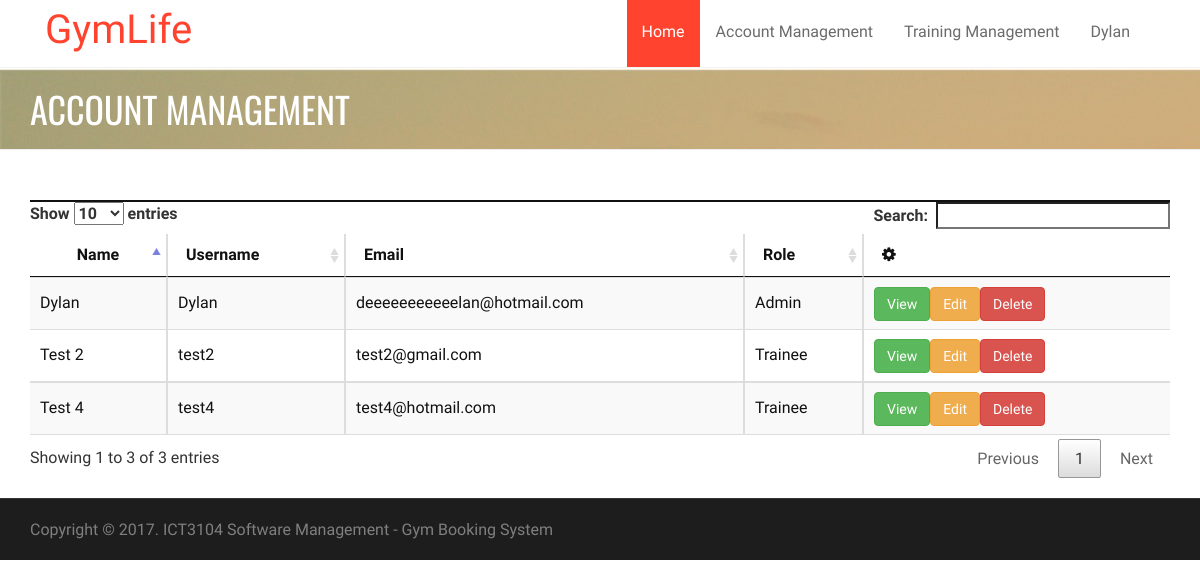
/admin/user.php (signed in), run on an earlier commit of the app's database.
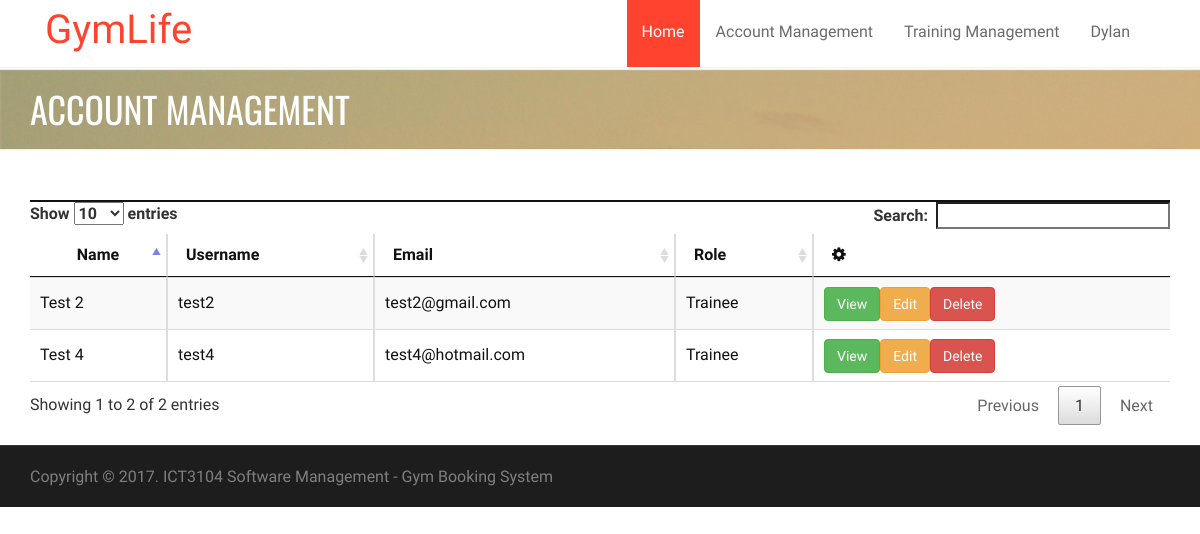
And on a later commit of the database.
### tables this page shows
CREATE TABLE IF NOT EXISTS `user` (
  `userID` int(11) NOT NULL,
  `roleID` int(11) NOT NULL,
  `name` varchar(255) NOT NULL,
  `userName` varchar(15) NOT NULL,
  `email` varchar(255) NOT NULL,
  `contactNumber` int(11) NOT NULL,
  `password` varchar(255) NOT NULL,
  `status` int(11) NOT NULL,
  `passwordChange` bit(1) NOT NULL
);

### db.class.php (called while the page is built, shortened)
<?php
class DB {
  protected static $mdb = null;
  public static function getMDB() {
    $mdb = DB::$mdb;
    if ($mdb === null) {
      $mdb = DB::$mdb = new MeekroDB();
    }
    return $mdb;
  }
  public static function query() { $args = func_get_args(); return call_user_func_array(array(DB::getMDB(), 'query'), $args); }
}
class MeekroDB {
  public $encoding = 'latin1';
  public $connect_options = array(MYSQLI_OPT_CONNECT_TIMEOUT => 30);
  public $internal_mysql = null;
  public function __construct($host=null, $user=null, $password=null, $dbName=null, $port=null, $encoding=null) {
    if ($encoding === null) $encoding = DB::$encoding;
    $this->encoding = $encoding;
  }
  public function get() {
    $mysql = $this->internal_mysql;
    if (!($mysql instanceof MySQLi)) {
      $mysql = new mysqli();
      foreach ($this->connect_options as $key => $value) {
        $mysql->options($key, $value);
      }
      $mysql->set_charset($this->encoding);
      $this->internal_mysql = $mysql;
    }
    return $mysql;
  }
  protected function preparseQueryParams() {
    $args = func_get_args();
    $sql = trim(strval(array_shift($args)));
    $args_all = $args;
    if (count($args_all) == 0) return array($sql);
    $chunkyQuery = array();
    return $chunkyQuery;
  }
  protected function parseQueryParams() {
    $args = func_get_args();
    $chunkyQuery = call_user_func_array(array($this, 'preparseQueryParams'), $args);
    $query = '';
    foreach ($chunkyQuery as $chunk) {
      if (is_string($chunk)) {
        $query .= $chunk;
        continue;
      }
      $result = '';
      $query .= $result;
    }
    return $query;
  }
  protected function prependCall($function, $args, $prepend) { array_unshift($args, $prepend); return call_user_func_array($function, $args); }
  public function query() { $args = func_get_args(); return $this->prependCall(array($this, 'queryHelper'), $args, 'assoc'); }
  protected function queryHelper() {
    $args = func_get_args();
    $type = array_shift($args);
    $db = $this->get();
    $is_buffered = true;
    $row_type = 'assoc';
    $full_names = false;
    $sql = call_user_func_array(array($this, 'parseQueryParams'), $args);
    $result = $db->query($sql, $is_buffered ? MYSQLI_STORE_RESULT : MYSQLI_USE_RESULT);
    $return = array();
    while ($row = ($row_type == 'assoc' ? $result->fetch_assoc() : $result->fetch_row())) {
      $return[] = $row;
    }
    return $return;
  }
}
?>

### admin/user.php (the view, shortened to what this page needs)
<!doctype html>
<html lang="en">
    <head>
        <link rel="stylesheet" href="../asset/bootstrap/css/bootstrap.min.css" type="text/css">
        <link rel="stylesheet" href="../asset/font-awesome/css/font-awesome.min.css" type="text/css">
        <link rel="stylesheet" href="../asset/css/owl.carousel.css" type="text/css">
        <link rel="stylesheet" href="../asset/css/owl.theme.css" type="text/css">
        <link rel="stylesheet" href="../asset/css/owl.transitions.css" type="text/css">
        <link rel="stylesheet" type="text/css" href="../asset/css/animate.css">
        <link rel="stylesheet" type="text/css" href="../asset/css/lightbox.css">
        <link rel="stylesheet" type="text/css" href="../asset/css/style.css">
        <link rel="stylesheet" type="text/css" href="../asset/css/responsive.css">
        <link rel="stylesheet" type="text/css" href="../asset/css/table.css">
        <link rel="stylesheet" href="../asset/plugins/sweetalert-master/sweet-alert.css">
        <link rel="stylesheet" href="../asset/plugins/DataTables/css/jquery.dataTables.css">
    </head>
    <body>
        <?php require_once('../header.php'); ?>
        <div class="page-header">
            <div class="overlay">
                <div class="container">
                    <div class="row">
                        <div class="col-md-12">
                            <h1>Account Management</h1>
                        </div>
                    </div>
                </div>
            </div>
        </div>
        <section id="about-section" class="about-section">
            <div class="container">
                <div class="row">
                    <div class="col-md-12">
                        <div class="panel panel-default panel-table">
                            <div class="panel-heading">
                            </div>
                            <div class="panel-body">
                                <table id="users" class="table table-striped table-bordered table-list" width="100%">
                                    <thead>
                                        <tr>
                                            <th>Name</th>
                                            <th>Username</th>
                                            <th>Email</th>
                                            <th>Role</th>
                                            <th data-sortable="false"><em class="fa fa-cog"></th>
                                        </tr>
                                    </thead>
                                    <tbody>
                                        <?php
                                        $record = DB::query("SELECT * FROM user WHERE status='2'");
                                        foreach ($record as $row) {
                                            echo "<tr>";
                                            echo "<td>" . $row['name'] . "</td>";
                                            echo "<td>" . $row['userName'] . "</td>";
                                            echo "<td>" . $row['email'] . "</td>";
                                            if ($row['roleID'] == '1') {
                                                echo " <td> Admin </td>";
                                            } elseif ($row['roleID'] == '2') {
                                                echo "<td> Trainer </td>";
                                            } elseif ($row['roleID'] == '3') {
                                                echo "<td> Trainee </td>";
                                            } else {
                                                echo "<td> ERROR </td>";
                                            }
                                            echo "<td>";
                                            echo "<button class='btn btn-success' onclick=\"location.href ='viewUser.php?id=" . $row['userID'] . "' \">View</button>";
                                            echo "<button class='btn btn-warning' onclick=\"location.href ='editUser.php?id=" . $row['userID'] . "' \">Edit</button>";
                                            echo "<button class='btn btn-danger' onclick='dlt(\"" . $row['userID'] . "\")'>Delete</button>";
                                            echo "</td>";
                                            echo "</tr>";
                                        }
                                        ?>
                                    </tbody>
                                </table>
                            </div>
                        </div>
                    </div>
                </div>
            </div>
        <div id="copyright-section" class="copyright-section">
            <div class="container">
                <div class="row">
                    <div class="col-md-7">
                        <div class="copyright">
                            Copyright © 2017. ICT3104 Software Management - Gym Booking System</a>
                        </div>
                    </div>
                </div>
            </div>
        </div>
</body>
</html>

### header.php (shortened to what this page needs)
<?php $path = basename(__DIR__); ?>
<header class="clearfix">
    <div class="navbar navbar-default navbar-top">
        <div class="container">
            <div class="navbar-header">
                <a class="navbar-brand" href="/<?php echo $path; ?>/index.php">GymLife</a>
            </div>
            <div class="navbar-collapse collapse">
                <ul class="nav navbar-nav navbar-right">
                    <li>
                        <a class="active" href="/<?php echo $path; ?>/index.php">Home</a>
                    </li>
					<?php
					if($_SESSION['role']=="admin"){
					?>
                    <li><a href="#" class="dropdown-toggle" data-toggle="dropdown">Account Management</a>
                    </li>
					<li><a href="#" class="dropdown-toggle" data-toggle="dropdown">Training Management</a>
                    </li>
					<?php } ?>
                    <li><a href="#" class="dropdown-toggle" data-toggle="dropdown"><?php echo $_SESSION['name']; ?></a>
                    </li>
                </ul>
            </div>
        </div>
    </div>
</header>

### asset/css/lightbox.css (style rules this page uses)
body:after { content: url(../images/close.png) url(../images/loading.gif) url(../images/prev.png) url(../images/next.png); display: none; }

### asset/css/style.css (style rules this page uses)
body { font-family: 'PT Sans Narrow', Arial, sans-serif; font-size: 16px; color: #111; line-height: 21px; -webkit-font-smoothing: antialiased !important; -moz-osx-font-smoothing: grayscale !important; text-rendering: optimizeLegibility !important; font-smoothing: antialiased !important; vertical-align: baseline; }
ul, ol { list-style: none; }
ul { padding: 0; margin: 0; }
a { transition: color 0.2s ease-in-out; -moz-transition: color 0.2s ease-in-out; -webkit-transition: color 0.2s ease-in-out; -o-transition: color 0.2s ease-in-out; }
a, a:hover, a:focus, a:active { outline: 0; text-decoration: none; }
h1, h2, h3, h4, h5, h6 { font-family: 'Oswald', Arial, sans-serif; font-weight: 400; text-transform: uppercase; margin-top: 0; margin-bottom: 0; }
.page-header { background: url(../images/banner.jpg) no-repeat; padding: 20px 0; margin-top: 1px; }
.page-header h1 { color: #fff; }
.navbar { margin-bottom: 0; background: #fff; border-bottom: 1px solid #f2f2f2 !important; border: none; border-radius: 0; -webkit-border-radius: 0; -moz-border-radius: 0; -o-border-radius: 0; }
.navbar-brand { position: relative; //padding: 27px 0; padding-top: 0; margin: 0!important; transition: all 0.3s ease-in-out; -moz-transition: all 0.3s ease-in-out; -webkit-transition: all 0.3s ease-in-out; -o-transition: all 0.3s ease-in-out; }
a.navbar-brand { font-family: "Kaushan Script","Helvetica Neue",Helvetica,Arial,cursive; font-size: 40px; padding-top: 20px; color: #ff432e !important; }
.navbar-default .navbar-nav { margin-right: 10px!important; position: relative; transition: all 0.4s ease-in-out; -moz-transition: all 0.4s ease-in-out; -webkit-transition: all 0.4s ease-in-out; -o-transition: all 0.4s ease-in-out; }
.navbar-default .navbar-nav > li { margin-left: 1px; }
.navbar-default .navbar-nav > li:first-child { margin-left: 0; }
.navbar-default .navbar-nav > li > a { color: #6b6b6b; display: block; font-size: 16px; line-height: 10px; font-weight: 500; padding: 25px 15px 30px; overflow: hidden; border-top: 2px solid transparent; transition: all 0.3s ease-in-out; -moz-transition: all 0.3s ease-in-out; -webkit-transition: all 0.3s ease-in-out; -o-transition: all 0.3s ease-in-out; }
.navbar-default .navbar-nav > li > a.active, .navbar-default .navbar-nav > li:hover > a { border-top: 2px solid #FF432E; color: #fff; background: #FF432E; //padding: 25px 15px 30px; }
#about-section { padding-top: 30px; padding-bottom: 130px; //background: url(../images/parallax/bg-01.jpg) no-repeat; background-size: cover; background-position: center; }
.panel { border-radius: 0; border: none !important; box-shadow: none !important }
.panel-default > .panel-heading { background: transparent; border: 1px solid #111; border-radius: none; font-weight: 400; }
.panel-body { padding: 15px 10px; border: none !important; color: #111; font-size: 16px; background-color: transparent !important; }
.panel-heading { padding: 0; border-top-left-radius: 0; border-top-right-radius: 0; }
.copyright-section { border-top: 1px solid #363636; font-size: 12px; padding: 20px 0; background: #1d1d1d; color: #7f7f7f; }
.copyright { font-size: 16px; }

### asset/css/table.css (style rules this page uses)
.panel-table .panel-body { padding:0; }
.panel-table .panel-body .table-bordered { border-style: none; margin:0; }
.panel-table .panel-body .table-bordered > thead > tr > th:first-of-type { text-align:center; width: 100px; }
.panel-table .panel-body .table-bordered > thead > tr > th:last-of-type, .panel-table .panel-body .table-bordered > tbody > tr > td:last-of-type { border-right: 0px; }
.panel-table .panel-body .table-bordered > thead > tr > th:first-of-type, .panel-table .panel-body .table-bordered > tbody > tr > td:first-of-type { border-left: 0px; }
.panel-table .panel-body .table-bordered > tbody > tr:first-of-type > td { border-bottom: 0px; }
.panel-table .panel-body .table-bordered > thead > tr:first-of-type > th { border-top: 0px; }
.panel-table .panel-body .table-bordered > tbody > tr > td { line-height: 34px; }

What changed in the data, as far as the page shows it:
no longer on this page (row edited): user: name "Dylan", userName "Dylan", email "deeeeeeeeeeelan@hotmail.com", shows "Admin"
Also different on the page:
text written by a page script: "Show entries Search: Showing 1 to 3 of 3 entries Previous 1 Next" → "Show entries Search: Showing 1 to 2 of 2 entries Previous 1 Next"
